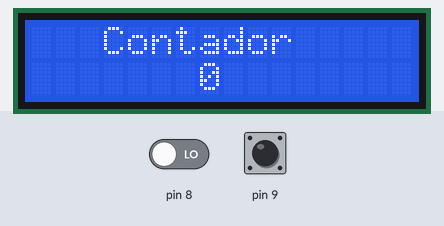
Recording of a sketch running on a simulated Arduino Uno, built with avr-gcc and run on an emulated ATmega328P. On the bench: 16×2 character LCD. The inputs (shaded band) are chosen by the test bench; at power-on: pin 9 HIGH, pin 8 LOW.

Above: at 1.2 s.
1.3 s: pin 9 pulled LOW for 0.35 s
At 2.4 s:
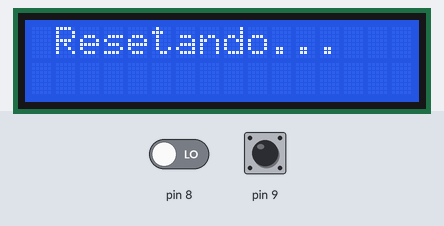
4.6 s: pin 9 pulled LOW for 1 s
8.5 s: pin 9 pulled LOW for 3.2 s
Timing chart, 0 to 11.5 s (numbered marks = the images above; inputs shaded):
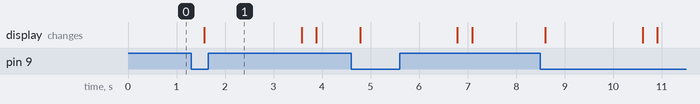

Measured:
- after the input at 1.3 s, the display: changes after 0.28 s (image 1)

The sketch:

Contador_uma_vez_com_reset.ino
```cpp
#include <LiquidCrystal.h>
LiquidCrystal lcd (7,6,5,4,3,2);
bool sensor;
int cont=0;
bool flag=0;
bool botao;

void setup() {

pinMode (8,INPUT);
pinMode (9,INPUT_PULLUP);
lcd.begin (16,2);

}

void loop() {

sensor = digitalRead (8);
botao = digitalRead (9);
lcd.setCursor (3,0);
lcd.print ("Contador");
if ((sensor==1)&&(flag==0))
 {
  flag=1;
 }
if ((sensor==0)&&(flag==1))
 {
  cont++;
  flag=0;
 }
lcd.setCursor (7,1);
lcd.print (cont);
if (botao==0)
 {
  lcd.clear();
  lcd.setCursor (1,0);
  lcd.print("Resetando...");
  delay (2000);
  lcd.clear ();
  cont =0;

 }
delay (300);
}
```
